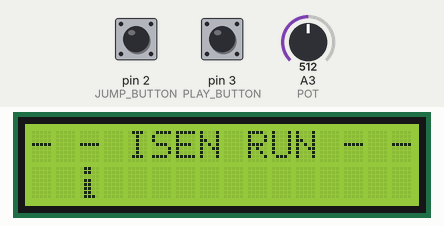
Simulated run of this sketch. Board: Arduino Uno, built with avr-gcc and run on an emulated ATmega328P. On the bench: 16×2 character LCD. The inputs (shaded band) are chosen by the test bench; at power-on: pin 3 (PLAY_BUTTON) HIGH, pin 2 (JUMP_BUTTON) HIGH, A3 (POT) = 512. Random numbers use the default seed unless the sketch sets one; what the sketch prints to the serial monitor is not drawn.

Above: at 1.2 s.
1.3 s: pin 3 (PLAY_BUTTON) pulled LOW for 0.15 s
At 2.2 s:
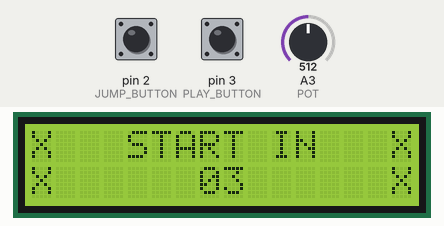
4.4 s: pin 2 (JUMP_BUTTON) pulled LOW for 0.15 s
At 4.68 s:
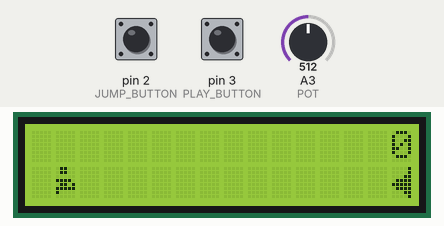
5.1 s: A3 (POT) set to 716
At 16.04 s:
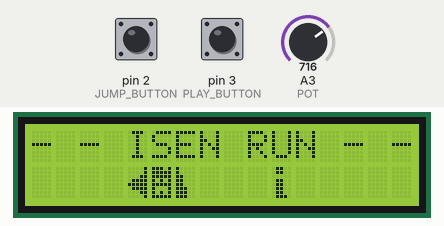
Timing chart, 0 to 16.1 s (numbered marks = the images above; inputs shaded):
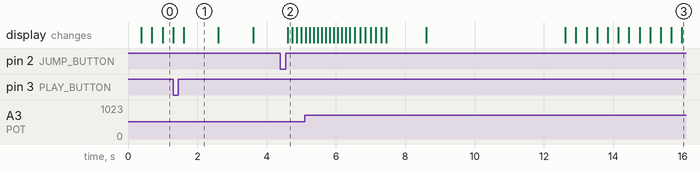

The sketch:

main.ino
```cpp
#include <LiquidCrystal.h> //Inclure la bibliothèque LiquidCrystal

byte leftBlock[8] = {
  B00001,
  B00001,
  B00011,
  B01111,
  B11111,
  B01111,
  B00011,
  B00001
};

byte midBlock[8] = {
  B11101,
  B11111,
  B11111,
  B10101,
  B11111,
  B10001,
  B10101,
  B11111
};

byte rightBlock[8] = {
  B10000,
  B10000,
  B11000,
  B11000,
  B11000,
  B11100,
  B11100,
  B11100
};

byte upHead[8] = {
  B01100,
  B01100,
  B00000,
  B11110,
  B01101,
  B11111,
  B10000,
  B00000
};

byte upNoHead[8] = {
  B11110,
  B01101,
  B11111,
  B10000,
  B00000,
  B00000,
  B00000,
  B00000
};

byte headOnly[8] = {
  B00000,
  B00000,
  B00000,
  B00000,
  B00000,
  B01100,
  B01100,
  B00000
};

byte walk1[8] = {
  B01100,
  B01100,
  B00000,
  B01110,
  B11100,
  B01100,
  B11010,
  B10011
};

byte walk2[8] = {
  B01100,
  B01100,
  B00000,
  B01100,
  B01100,
  B01100,
  B01100,
  B01110
};

// Constantes pour les broches, la vitesse de jeu et les décoration du menu
#define PLAY_BUTTON 3
#define JUMP_BUTTON 2
#define POT A3
#define LED_JUMP 8
int FPS = 5;
char charTitle[] = "-|OX"; // Caractère s'affichant à cote du titre
int numCharTitle = 0; // Nombre choisissant le caractere a cote du titre

// Créer un objet LiquidCrystal avec les broches 13, 12, 11, 10, 7 et 6 pour l'écran LCD
LiquidCrystal lcd(15, 14, 4, 5, 6, 7);

// Structures de données pour le personnage et l'obstacle
struct character {

  int jumpStateNum = 0;
  char state = 'n';
  int walkStateNum = 0;

} character;

struct obstacle {

  int leftPos = 16;
  int obsSize = 3;

} obstacle;

// Variables globales pour l'état du jeu
bool onMenu = true;
bool onDeathScreen = false;
int score;
bool wasOnObs = false;
bool justBegin = false;

// Fonction pour vérifier si le personnage est sur un obstacle
bool onObstacle() {

  if(character.jumpStateNum == 4 && obstacle.leftPos <= 2 && obstacle.leftPos + obstacle.obsSize > 1){

    wasOnObs = true;
    return true;

  }
  return false;

}

// Affiche le personnage sur l'écran LCD
void drawCharacter() {

  // Si le personnage n'est pas à l'état normal (en train de sauter ou de tomber) et n'est pas sur un obstacle
  if('n' != character.state && onObstacle() == false) {

    // Incrémente ou décrémente l'état de saut du personnage en fonction de la direction du saut
    'u' == character.state ? character.jumpStateNum++ : character.jumpStateNum--;

    // Si le personnage est à l'état normal
    if(character.jumpStateNum == 0) {

      lcd.setCursor(1, 1);
      lcd.write(byte(5));
      character.state = 'n';

    }

    // Si le personnage est à l'état de saut numéro 1
    else if(character.jumpStateNum == 1) {

      lcd.setCursor(1, 1);
      lcd.write(byte(5));

    }

    // Si le personnage est à l'état de saut numéro 2
    else if(character.jumpStateNum == 2) {

      lcd.setCursor(1, 0);
      lcd.write(byte(7));
      lcd.setCursor(1, 1);
      lcd.write(byte(6));

    }

    // Si le personnage est à l'état de saut numéro 3
    else if(character.jumpStateNum == 3) {

      lcd.setCursor(1, 0);
      lcd.write(byte(0));

    }

    // Si le personnage est à l'état de saut numéro 4
    else if(character.jumpStateNum == 4) {

      lcd.setCursor(1, 0);
      lcd.write(byte(5));
      character.state = 'd';

    }
  }

  // Si le personnage est à l'état normal et n'est pas sur un obstacle
  else {

    // Change l'état de marche du personnage à chaque appel de la fonction
    character.walkStateNum = (character.walkStateNum + 1) % 2;
    lcd.setCursor(1, 1 - (int)(character.jumpStateNum / 4));
    lcd.write(byte(character.walkStateNum));

  }
}

// Fonction pour faire sauter le personnage
void jump() {

  // Si le personnage n'est pas déjà en train de sauter
  if(character.jumpStateNum == 0)

    character.state = 'u'; // Mettre l'état du personnage à "saut"

}

// Fonction pour afficher les obstacles
void landscape(){

  // Si la position de l'obstacle de gauche est supérieure ou égale à 0
  if(obstacle.leftPos >= 0) {

    lcd.setCursor(obstacle.leftPos, 1); // Placer le curseur de l'écran LCD sur la position de l'obstacle de gauche
    lcd.write(byte(2)); // Afficher le caractère byte(2) qui correspond à l'obstacle de gauche

  }

  // Pour chaque obstacle entre l'obstacle de gauche et l'obstacle de droite
  for(int i = 1; i < obstacle.obsSize; i ++) {

    // Si la position de l'obstacle actuel est supérieure ou égale à 0
    if(obstacle.leftPos + i >= 0) {

      lcd.setCursor(obstacle.leftPos + i, 1); // Placer le curseur de l'écran LCD sur la position de l'obstacle actuel
      lcd.write(byte(3)); // Afficher le caractère byte(3) qui correspond à l'obstacle du milieu

    }

  }

  // Si la position de l'obstacle de droite est supérieure ou égale à 0
  if(obstacle.leftPos + obstacle.obsSize >= 0) {

    lcd.setCursor(obstacle.leftPos + obstacle.obsSize, 1); // Placer le curseur de l'écran LCD sur la position de l'obstacle de droite
    lcd.write(byte(4)); // Afficher le caractère byte(4) qui correspond à l'obstacle de droite

  }

}

// Fonction pour créer une taille aléatoire
int randomSize() {

  randomSeed(analogRead(0)); // Generation d'une nouvelle seed aléatoire à chaque fois
  return random(2, 6); // Renvoie un nombre aléatoire entre 2 et 6

}

// Fonction pour gérer un timing d'apparition d'obstacle aléatoire
int randomSpawnTime() {

  randomSeed(analogRead(0)); // Generation d'une nouvelle seed aléatoire à chaque fois
  return random(16, 27); // Renvoie un nombre aléatoire entre 16 et 23

}

// Fonction pour vérifier si le personnage est mort
void checkDeath() {

  // Si l'obstacle de gauche est sur la même colonne que le personnage et que le personnage n'est pas sur un obstacle
  if(obstacle.leftPos == 1 && !onObstacle()) {

    Serial.println("You're dead"); // Afficher "You're dead" dans la console série
    onDeathScreen = true; // Passer en mode "écran de mort"
    lcd.clear(); // Effacer l'écran LCD
    numCharTitle = 0; // Remet à l'etat 0 les caractères autour du titre
  }

}

// Fonction pour afficher l'arrière-plan
void drawBackground() {

  // Déplacer l'obstacle de gauche d'une colonne vers la gauche
  obstacle.leftPos--;
  // Si l'obstacle de gauche sort de l'écran
  if(obstacle.leftPos < -obstacle.obsSize) {
	obstacle.obsSize = randomSize();
    obstacle.leftPos = randomSpawnTime();
  }

  landscape(); // Afficher les obstacles à l'écran

}

// Fonction pour calculer le score
void Score() {

  if(onObstacle()) { // Vérifie si le personnage est sur un obstacle

    wasOnObs = true; // Met la variable wasOnObs à true

  }

  else {

    if (wasOnObs == true){ // Si le personnage n'est plus sur un obstacle

      score += (int)(FPS / 3); // Ajoute le score (vitesse / 3) à la variable score
      Serial.println(score); // Affiche le score sur la console série
      wasOnObs = false; // Met la variable wasOnObs à false

    }

  }

  // Affiche le score à l'écran LCD , décalage selon le score
  if(score < 10)
    lcd.setCursor(15, 0);
  else if(score < 100)
    lcd.setCursor(14, 0);
  else
    lcd.setCursor(13, 0);

  lcd.print(score);

}

// Fonction pour changer la vitesse de jeu en fonction de la valeur du potentiomètre
void changeSpeed() {

  // La vitesse varie entre 3 et 13
  Serial.println(FPS);
  FPS = 3 + (int)((float)analogRead(POT) / 1023.0 * 10.0) ;

}

// Fonction pour démarrer le jeu
void start() {

  if(!onMenu)
    return;

  // Initialise les variables pour commencer une nouvelle partie
  onMenu = false;
  obstacle.leftPos = 16;
  character.jumpStateNum = 0;
  character.state = 'n';
  score = 0;
  justBegin = true;
  lcd.clear();
}

// Gère l'allumage de la LED pour savoir quand sauter
void ledJump() {
  // Si l'obstacle est entre 5 et 7 blos de distance du personnage
  if(obstacle.leftPos >= 1 + 4 && obstacle.leftPos <= 1 + 6) {
    digitalWrite(LED_JUMP, HIGH);
    Serial.println("Hi");
  }

  else {
    digitalWrite(LED_JUMP, LOW);
  }
}

// Cette fonction affiche un écran de menu sur l'écran LCD
void menuScreen() {
  lcd.clear(); // Efface l'écran LCD

  // Affiche des symboles personnalisés sur la deuxième ligne de l'écran LCD
  lcd.setCursor(-1 + numCharTitle % 23, 1);
  lcd.write(byte(numCharTitle % 2));

  lcd.setCursor(-7 + numCharTitle % 23, 1);
  lcd.write(byte(2));

  lcd.setCursor(-6 + numCharTitle % 23, 1);
  lcd.write(byte(3));

  lcd.setCursor(-5 + numCharTitle % 23, 1);
  lcd.write(byte(4));

  numCharTitle++; // Incrémente la variable numCharTitle

  // Affiche le titre du jeu avec des symboles personnalisés
  lcd.setCursor(0,0);
  lcd.print(charTitle[numCharTitle % 4]);
  lcd.print(" - ISEN RUN - ");
  lcd.print(charTitle[numCharTitle % 4]);

  delay(300); // Attend 300 millisecondes
}

// Cette fonction affiche un écran de fin de partie sur l'écran LCD
void deathScreen() {
  // Fait clignoter des "X" rouges sur l'écran LCD pendant 8 itérations
  for(int i = 0; i < 8; i++) {
      lcd.setCursor(i, 0);
      lcd.print("X");

      lcd.setCursor(i, 1);
      lcd.print("X");

      lcd.setCursor(15 - i, 0);
      lcd.print("X");

      lcd.setCursor(15 - i, 1);
      lcd.print("X");

      delay(150); // Attend 150 millisecondes
    }

    delay(1000); // Attend 1 seconde
    lcd.clear(); // Efface l'écran LCD

    // Affiche "GAME OVER" et le score obtenu sur l'écran LCD
    lcd.setCursor(0,0);
    lcd.print("X  GAME  OVER  X");
    lcd.setCursor(0,1);
    lcd.print("X  SCORE : ");
    lcd.print(score);
    lcd.setCursor(15 ,1);
    lcd.print("X");

    delay(4000); // Attend 4 secondes

    // Réinitialise les variables de jeu et affiche l'écran de menu
    onMenu = true;
    onDeathScreen = false;
    lcd.clear();
}

void gameBeginScreen() {
	lcd.clear();

	lcd.setCursor(0,0);
	lcd.print("X   START IN   X");
	lcd.setCursor(0,1);
	lcd.print("X              X");

	lcd.setCursor(7,1);
	lcd.print("03");

	delay(1000);

	lcd.setCursor(7,1);
	lcd.print("02");

	delay(1000);

	lcd.setCursor(7,1);
	lcd.print("01");

	delay(1000);

	justBegin = false;
}


// Fonction d'initialisation du jeu
void setup() {

  Serial.begin(9600);
  lcd.begin(16, 2);
  lcd.clear();
  // Crée les personnages personnalisés à afficher sur l'écran LCD
  lcd.createChar(byte(0), walk1); // Marche phase 1
  lcd.createChar(byte(1), walk2); // Marche phase 2

  lcd.createChar(byte(2), leftBlock); // Bloc gauche
  lcd.createChar(byte(3), midBlock);  // Bloc milieu
  lcd.createChar(byte(4), rightBlock);// Bloc droite

  lcd.createChar(byte(5), upHead); // Saut : Tete + corps
  lcd.createChar(byte(6), upNoHead); // Saut : Corps
  lcd.createChar(byte(7), headOnly); // Saut : Tete

  // Configuration des pins pour les boutons de saut et de démarrage du jeu
  pinMode(JUMP_BUTTON, INPUT_PULLUP);
  attachInterrupt(digitalPinToInterrupt(JUMP_BUTTON), jump, FALLING);

  pinMode(PLAY_BUTTON, INPUT_PULLUP);
  attachInterrupt(digitalPinToInterrupt(PLAY_BUTTON), start, FALLING);

}

//fonction loop()
void loop() {

  // Si on est sur le menu, affiche le titre sur l'écran LCD
  if(onMenu)
    menuScreen();

  // Sinon, si on est sur l'écran de mort, exécute le code de l'écran de mort et réinitialise les variables correspondantes
  else if(onDeathScreen)
    deathScreen();

  // Sinon, on est dans le jeu, on efface l'écran LCD, on dessine le personnage, le fond, on affiche le score, on vérifie si le personnage est mort et on change la vitesse
  else {

    // Si le jeu vient de commencer, affiche un compte à rebours
    if(justBegin)
	gameBeginScreen();

    // Efface l'écran LCD et dessine le personnage et le fond
    lcd.clear();

    drawCharacter();
    drawBackground();

    // Affiche le score deux fois
    Score();

    // Allume ou éteint la LED de saut
    ledJump();

    // Change la vitesse de défilement du fond
    changeSpeed();

    // Vérifie si le personnage est mort
    checkDeath();

    // Jeu qui s'accélère au fur et à mesure
    int accel = score * 15;

    // Limite le taux de rafraîchissement de l'écran à FPS images par seconde
    delay((int)(1000 / FPS) - accel);

  }

}
```

Measured:
- what the display in image 1 shows lasts 1.0 s, from 1.6 s to 2.6 s
